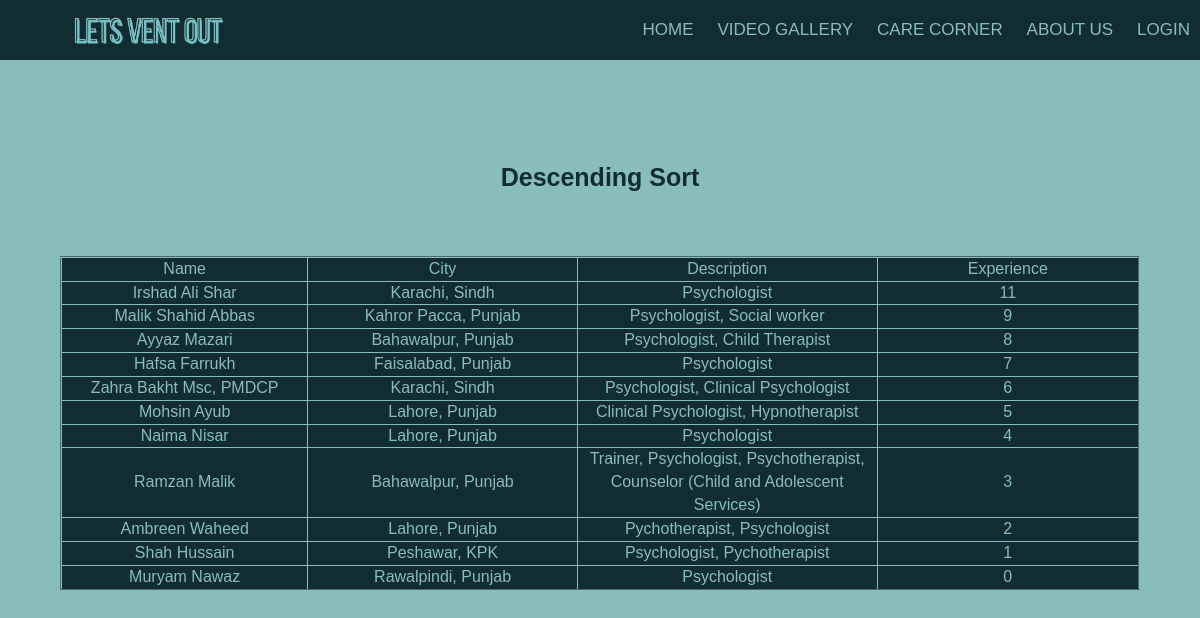
/dsort.php, run on the app's committed database.
### tables this page shows
CREATE TABLE `carecorner` (
  `id` int(11) NOT NULL,
  `name` varchar(250) NOT NULL,
  `city` varchar(300) NOT NULL,
  `type` varchar(3000) NOT NULL,
  `ex` int(30) NOT NULL
);

### dsort.php (the view, shortened to what this page needs)
<!DOCTYPE html>
<html lang="en">
<head>
    <link rel="stylesheet" href="https://cdnjs.cloudflare.com/ajax/libs/font-awesome/4.7.0/css/font-awesome.min.css">
</head>
<body>
<?php require 'header.php'; ?>
<div class="container main-container">
    <form action="asort.php" method="post">
    <div style=' text-align: center;     color: #112d32;
    font-size: 25px;
    font-weight: bold;'>
    <p>Descending Sort</p>
</div>
</div>
<div>
<?php
require_once('connection.php');
$data = array();
$query = mysqli_query($conn,"SELECT ex FROM carecorner") or die ("somethinng went wrong");
    if(mysqli_num_rows($query)>0)
    {
        while($row = mysqli_fetch_assoc($query)) {
                $data[] = $row;
        }
    }
    ?>
    <?php
function merge_sort($my_array){
	if(count($my_array) == 1 ) return $my_array;
	$mid = count($my_array) / 2;
    $left = array_slice($my_array, 0, $mid);
    $right = array_slice($my_array, $mid);
	$left = merge_sort($left);
	$right = merge_sort($right);
	return merge($left, $right);
}
function merge($left, $right){
	$res = array();
	while (count($left) > 0 && count($right) > 0){
		if($left[0] > $right[0]){
			$res[] = $right[0];
			$right = array_slice($right , 1);
		}else{
			$res[] = $left[0];
			$left = array_slice($left, 1);
		}
	}
	while (count($left) > 0){
		$res[] = $left[0];
		$left = array_slice($left, 1);
	}
	while (count($right) > 0){
		$res[] = $right[0];
		$right = array_slice($right, 1);
	}
	return $res;
}
?>
<?php
    echo "<table border='2'
    style='border-collapse:collapse;
    margin-top: 50px;
    margin-bottom: 50px;
    margin-right: 5%;
    margin-left: 5%;
    border-color: #88bdbc;
    font-family: Arial, Helvetica, sans-serif;
    font-size: 16px;
    padding-top: 30px;
    padding-bottom: 30px;
    text-align: left;
    background-color: #112d32;
    color: #88bdbc;
    '>";
    echo "<tr style='font-weight: initial;'>";
    echo "<td width='5%' align='center'>Name</td>";
    echo "<td width='5%' align='center'>City</td>";
    echo "<td width='5%' align='center'>Description</td>";
    echo "<td width='5%' align='center'>Experience</td>";
    echo "</tr>";
$arr = merge_sort($data);
rsort($arr);
foreach($arr as $product){
  foreach($product as $key => $val){
    $sql = "SELECT * FROM carecorner WHERE ex = $val";
    $query = mysqli_query($conn, $sql);
    $count = mysqli_num_rows($query);
    if($count>0)
    {
      while($row = mysqli_fetch_array($query))
      {
       echo '<td width="5%" align=center>' . $row['name'] . '</td>';
       echo '<td width="5%" align=center>' . $row['city'] . '</td>';
       echo '<td width="5%" align=center>' . $row['type'] . '</td>';
       echo '<td width="5%" align=center>' . $row['ex'] . '</td>';
      }
    }
  }
}
?>
</div>
</body>
</html>

### style.css (style rules this page uses)
* { padding:0; margin:0; list-style: none; text-decoration: none; box-sizing:border-box; font-family: sans-serif; }
body { height: 100%; width: 100%; background-color: #88bdbc ; background-position: center; background-size: cover; position: absolute; }
.main-container { margin-top: 50px; }
.container { width: 80%; display: block; margin: auto; padding-top: 100px; }

### data on the page
carecorner: name "Irshad Ali Shar", city "Karachi, Sindh", type "Psychologist", ex "11"
carecorner: name "Malik Shahid Abbas", city "Kahror Pacca, Punjab", type "Psychologist, Social worker", ex "9"
carecorner: name "Ayyaz Mazari", city "Bahawalpur, Punjab", type "Psychologist, Child Therapist", ex "8"
carecorner: name "Hafsa Farrukh", city "Faisalabad, Punjab", type "Psychologist", ex "7"
carecorner: name "Zahra Bakht Msc, PMDCP", city "Karachi, Sindh", type "Psychologist, Clinical Psychologist", ex "6"
carecorner: name "Mohsin Ayub", city "Lahore, Punjab", type "Clinical Psychologist, Hypnotherapist", ex "5"
carecorner: name "Naima Nisar", city "Lahore, Punjab", type "Psychologist", ex "4"
carecorner: name "Ramzan Malik", city "Bahawalpur, Punjab", type "Trainer, Psychologist, Psychotherapist, Counselor (Child and Adolescent Services)", ex "3"
carecorner: name "Ambreen Waheed", city "Lahore, Punjab", type "Pychotherapist, Psychologist", ex "2"
carecorner: name "Shah Hussain", city "Peshawar, KPK", type "Psychologist, Pychotherapist", ex "1"
carecorner: name "Muryam Nawaz", city "Rawalpindi, Punjab", type "Psychologist", ex "0"
